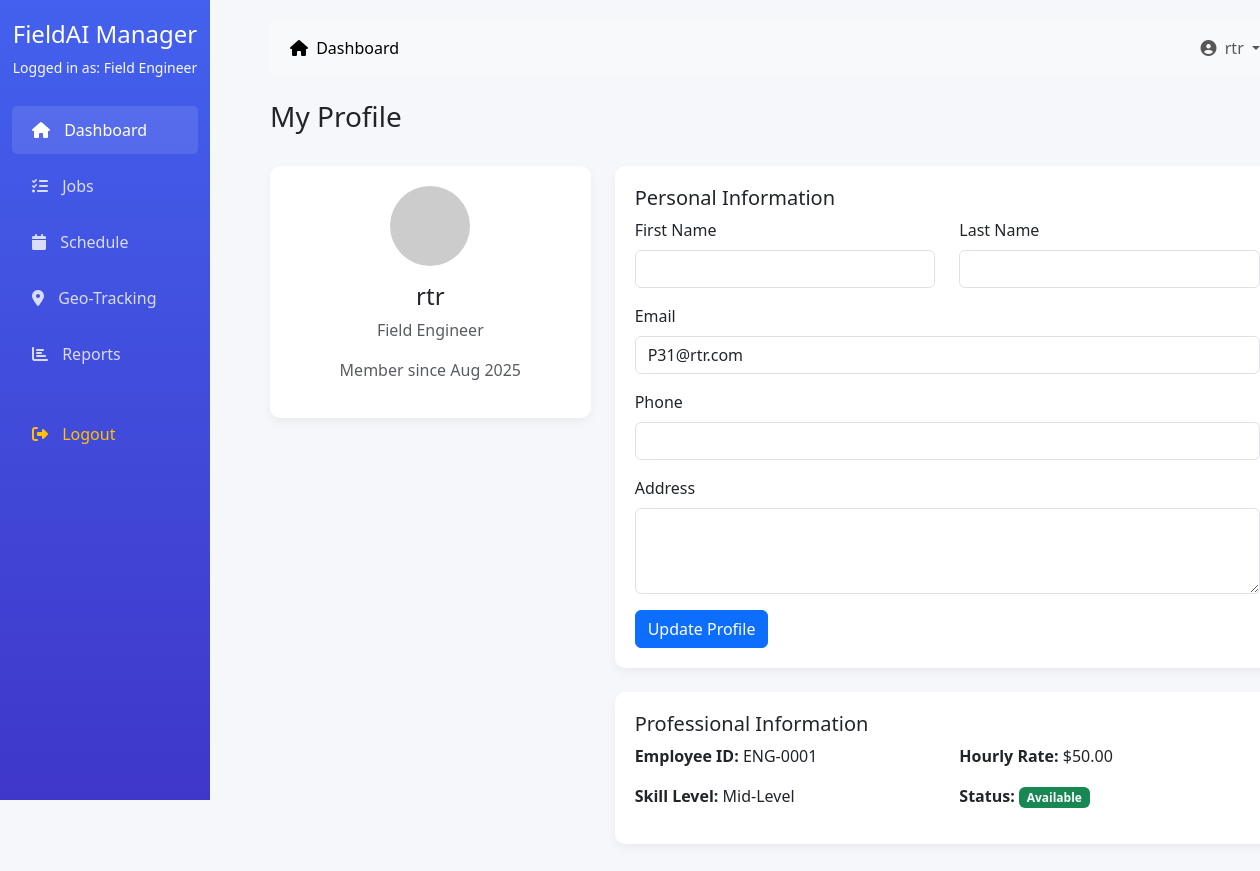
Page /profile/ (signed in) on the committed database.
### accounts/models.py (models this page shows, shortened)
class CustomUser(AbstractUser):
    ROLE_CHOICES = (
        ('admin', 'Admin'),
        ('manager', 'Project Manager'),
        ('engineer', 'Field Engineer'),
        ('client', 'Client'),
        ('accounts', 'Accounts Team'),
    )
    role = models.CharField(max_length=20, choices=ROLE_CHOICES, default='engineer')
    phone = models.CharField(max_length=15, blank=True)
    address = models.TextField(blank=True)
    profile_picture = models.ImageField(upload_to='profiles/', blank=True)
    created_at = models.DateTimeField(auto_now=True)
    updated_at = models.DateTimeField(auto_now=True)

class EngineerProfile(models.Model):
    SKILL_LEVEL = (
        ('junior', 'Junior'),
        ('mid', 'Mid-Level'),
        ('senior', 'Senior'),
        ('lead', 'Lead'),
    )
    user = models.OneToOneField(CustomUser, on_delete=models.CASCADE, limit_choices_to={'role': 'engineer'})
    employee_id = models.CharField(max_length=20, unique=True)
    skills = models.ManyToManyField('Skill', blank=True)
    skill_level = models.CharField(max_length=10, choices=SKILL_LEVEL, default='mid')
    hourly_rate = models.DecimalField(max_digits=8, decimal_places=2)
    is_available = models.BooleanField(default=True)
    max_hours_per_week = models.PositiveIntegerField(default=40)
    current_location = models.CharField(max_length=200, blank=True)
    latitude = models.DecimalField(max_digits=9, decimal_places=6, null=True, blank=True)
    longitude = models.DecimalField(max_digits=9, decimal_places=6, null=True, blank=True)
    last_location_update = models.DateTimeField(null=True, blank=True)

### accounts/views.py (the view)
# urls.py: path('profile/', views.profile_view, name='profile'),
@login_required
def profile_view(request):
    return render(request, 'accounts/profile.html')

### accounts/templates/accounts/profile.html (shortened to what this page needs)
{% extends '../dashboard/base.html' %}
{% block content %}
<div class="d-flex justify-content-between align-items-center mb-4">
    <h3>My Profile</h3>
</div>
<div class="row">
    <div class="col-md-4">
        <div class="dashboard-card text-center">
            <div class="mb-3">
                <img src="https://ui-avatars.com/api/?name={{ user.username }}&background=4361ee&color=fff&size=100"
                     class="rounded-circle" alt="Profile">
            </div>
            <h4>{{ user.get_full_name|default:user.username }}</h4>
            <p class="text-muted">{{ user.get_role_display }}</p>
            <p class="text-muted">Member since {{ user.date_joined|date:"M Y" }}</p>
        </div>
    </div>
    <div class="col-md-8">
        <div class="dashboard-card">
            <h5>Personal Information</h5>
            <form>
                <div class="row mb-3">
                    <div class="col-md-6">
                        <label class="form-label">First Name</label>
                        <input type="text" class="form-control" value="{{ user.first_name }}">
                    </div>
                    <div class="col-md-6">
                        <label class="form-label">Last Name</label>
                        <input type="text" class="form-control" value="{{ user.last_name }}">
                    </div>
                </div>
                <div class="mb-3">
                    <label class="form-label">Email</label>
                    <input type="email" class="form-control" value="{{ user.email }}">
                </div>
                <div class="mb-3">
                    <label class="form-label">Phone</label>
                    <input type="tel" class="form-control" value="{{ user.phone }}">
                </div>
                <div class="mb-3">
                    <label class="form-label">Address</label>
                    <textarea class="form-control" rows="3">{{ user.address }}</textarea>
                </div>
                <button type="submit" class="btn btn-primary">Update Profile</button>
            </form>
        </div>
        {% if user.role == 'engineer' and user.engineerprofile %}
        <div class="dashboard-card mt-4">
            <h5>Professional Information</h5>
            <div class="row">
                <div class="col-md-6">
                    <p><strong>Employee ID:</strong> {{ user.engineerprofile.employee_id }}</p>
                    <p><strong>Skill Level:</strong> {{ user.engineerprofile.get_skill_level_display }}</p>
                </div>
                <div class="col-md-6">
                    <p><strong>Hourly Rate:</strong> ${{ user.engineerprofile.hourly_rate }}</p>
                    <p><strong>Status:</strong>
                        <span class="badge bg-{% if user.engineerprofile.is_available %}success{% else %}secondary{% endif %}">
                            {% if user.engineerprofile.is_available %}Available{% else %}Not Available{% endif %}
                        </span>
                    </p>
                </div>
            </div>
        </div>
        {% endif %}
    </div>
</div>
{% endblock %}

### dashboard/templates/dashboard/base.html (shortened to what this page needs)
<!DOCTYPE html>
<html lang="en">
<head>
    <link href="https://cdn.jsdelivr.net/npm/bootstrap@5.3.0/dist/css/bootstrap.min.css" rel="stylesheet">
    <link rel="stylesheet" href="https://cdnjs.cloudflare.com/ajax/libs/font-awesome/6.4.0/css/all.min.css">
</head>
<body>
    <div class="container-fluid">
        <div class="row">
            <div class="col-md-2 sidebar d-none d-md-block">
                <div class="text-center mb-4">
                    <h4>FieldAI Manager</h4>
                    <p class="text-light small">Logged in as: {{ user.get_role_display }}</p>
                </div>
                <ul class="nav flex-column">
                    <li class="nav-item">
                        <a class="nav-link active" href="{% if user.role == 'admin' %}{% url 'dashboard:admin_dashboard' %}{% elif user.role == 'manager' %}{% url 'dashboard:manager_dashboard' %}{% elif user.role == 'engineer' %}{% url 'dashboard:engineer_dashboard' %}{% elif user.role == 'client' %}{% url 'dashboard:client_dashboard' %}{% elif user.role == 'accounts' %}{% url 'dashboard:accounts_dashboard' %}{% else %}#{% endif %}">
                            <i class="fas fa-home"></i> Dashboard
                        </a>
                    </li>
                    <li class="nav-item">
                        <a class="nav-link" href="{% if user.role == 'manager' %}{% url 'dashboard:manager_jobs' %}{% elif user.role == 'engineer' %}{% url 'dashboard:engineer_jobs' %}{% else %}#{% endif %}">
                            <i class="fas fa-tasks"></i> Jobs
                        </a>
                    </li>
                    <li class="nav-item">
                        <a class="nav-link" href="#">
                            <i class="fas fa-calendar"></i> Schedule
                        </a>
                    </li>
                    <li class="nav-item">
                        <a class="nav-link" href="#">
                            <i class="fas fa-map-marker-alt"></i> Geo-Tracking
                        </a>
                    </li>
                    <li class="nav-item">
                        <a class="nav-link" href="#">
                            <i class="fas fa-chart-bar"></i> Reports
                        </a>
                    </li>
                    <li class="nav-item mt-4">
                        <a class="nav-link text-warning" href="{% url 'accounts:logout' %}">
                            <i class="fas fa-sign-out-alt"></i> Logout
                        </a>
                    </li>
                </ul>
            </div>
            <div class="col-md-10 main-content">
                <nav class="navbar navbar-expand-lg navbar-light bg-light mb-4 rounded">
                    <div class="container-fluid">
                        <div class="collapse navbar-collapse" id="navbarNav">
                            <ul class="navbar-nav me-auto">
                                <li class="nav-item">
                                    <a class="nav-link active" href="{% if user.role == 'admin' %}{% url 'dashboard:admin_dashboard' %}{% elif user.role == 'manager' %}{% url 'dashboard:manager_dashboard' %}{% elif user.role == 'engineer' %}{% url 'dashboard:engineer_dashboard' %}{% elif user.role == 'client' %}{% url 'dashboard:client_dashboard' %}{% elif user.role == 'accounts' %}{% url 'dashboard:accounts_dashboard' %}{% else %}#{% endif %}">
                                        <i class="fas fa-home me-1"></i> Dashboard
                                    </a>
                                </li>
                            </ul>
                            <ul class="navbar-nav">
                                <li class="nav-item dropdown">
                                    <a class="nav-link dropdown-toggle" href="#" id="navbarDropdown" role="button" data-bs-toggle="dropdown">
                                        <i class="fas fa-user-circle me-1"></i> {{ user.username }}
                                    </a>
                                </li>
                            </ul>
                        </div>
                    </div>
                </nav>
                {% block content %}
                {% endblock %}
            </div>
        </div>
    </div>
</body>
</html>

### dashboard/templates/dashboard/base.html (style rules this page uses)
:root { --primary: #4361ee; --secondary: #3f37c9; --success: #4cc9f0; --info: #4895ef; --warning: #f72585; --danger: #e63946; --light: #f8f9fa; --dark: #212529; }
body { font-family: 'Segoe UI', Tahoma, Geneva, Verdana, sans-serif; background-color: #f5f7fb; }
.sidebar { background: linear-gradient(to bottom, var(--primary), var(--secondary)); color: white; height: 100vh; position: fixed; padding-top: 20px; }
.sidebar .nav-link { color: rgba(255, 255, 255, 0.8); padding: 12px 20px; margin: 4px 0; border-radius: 5px; }
.sidebar .nav-link:hover, .sidebar .nav-link.active { background-color: rgba(255, 255, 255, 0.1); color: white; }
.sidebar .nav-link i { margin-right: 10px; }
.main-content { margin-left: 250px; padding: 20px; }
.dashboard-card { background: white; border-radius: 10px; box-shadow: 0 4px 10px rgba(0, 0, 0, 0.05); padding: 20px; margin-bottom: 20px; transition: transform 0.3s; }

### rows in the picture
CustomUser: role "Field Engineer", username "rtr", get_full_name "rtr", date_joined "Aug 2025", email "P31@rtr.com", engineerprofile.employee_id "ENG-0001", engineerprofile.skill_level "Mid-Level", engineerprofile.hourly_rate "50.00"
